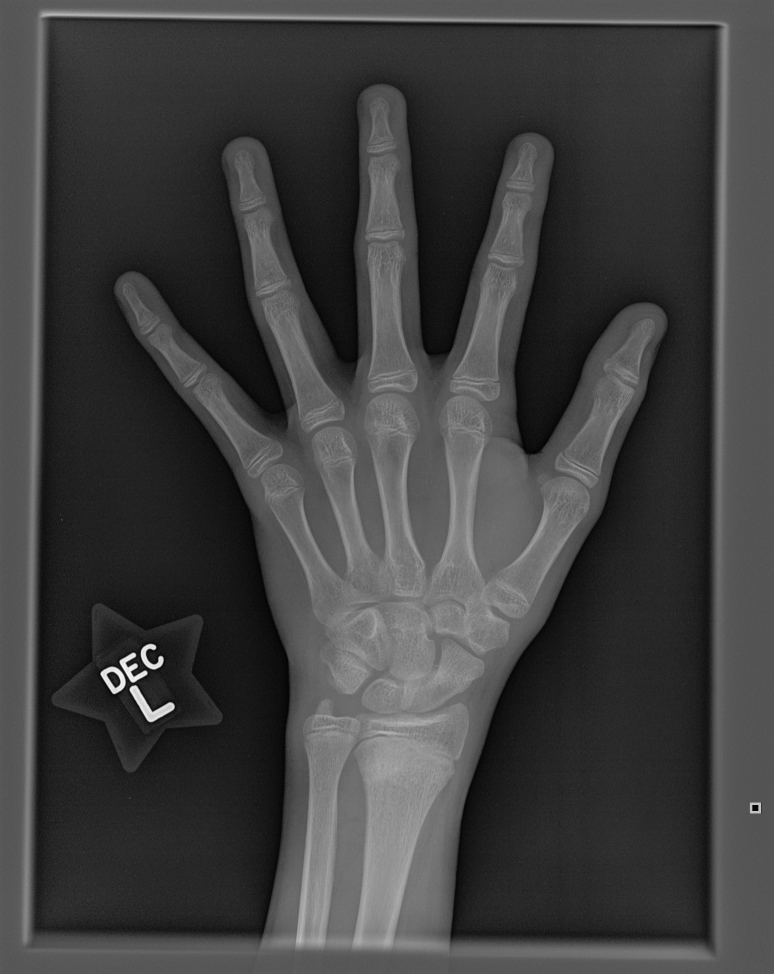
#> input picture samples/xray/contoh.png, 2320 x 2920 px (shown at 1/3 size)
$ python -i train_model.py   (imports and definitions only)
#> lines starting #> are read from the running program, lines starting #| are printed output that depends on the picture; after the words box and inside, x2 and y2 are one past the last pixel; in counts of white or black regions, pixels touching at a corner belong together
import os
import cv2
import numpy as np
import pandas as pd
from sklearn.preprocessing import PolynomialFeatures
from sklearn.linear_model import LinearRegression

CSV_PATH = "dataset_training/boneage_train.csv"
IMAGES_DIR = "dataset_training/images/images"

def extract_ratio(img_path):
    """Ekstraksi rasio tangguh menggunakan metode Otsu mandiri (Tanpa Canny)."""
#> called with img_path = 'samples/xray/contoh.png'
    image = cv2.imread(img_path, cv2.IMREAD_GRAYSCALE)
#> image is the input picture: shape (2920, 2320); min 0, max 255, mean 63.6
    if image is None: return None

    height, width = image.shape
#> height = 2920; width = 2320
    roi = image[int(height*0.48):int(height*0.83), int(width*0.22):int(width*0.78)]
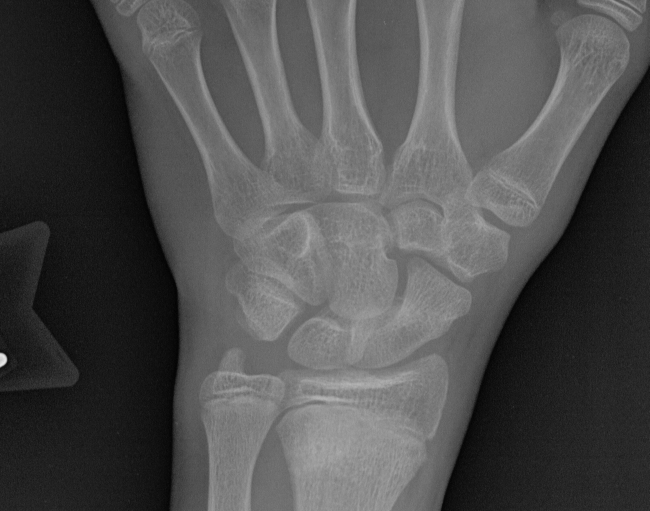
#> roi: shape (1022, 1299) (shown at 1/2 size); min 0, max 233, mean 78.4
    if roi.size == 0: return None

    # Preprocessing mandiri untuk citra X-ray RSUD
    enhanced = cv2.createCLAHE(clipLimit=2.0, tileGridSize=(8, 8)).apply(roi)
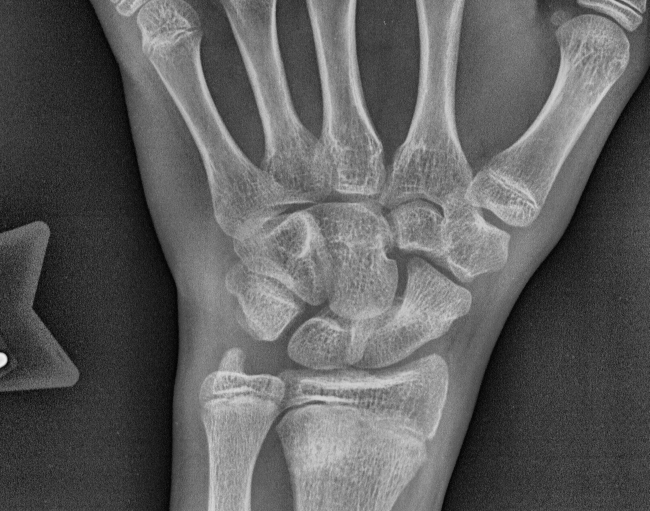
#> enhanced: shape (1022, 1299) (shown at 1/2 size); min 1, max 241, mean 94.2
    denoised = cv2.GaussianBlur(enhanced, (5, 5), 0)

    # Otsu Thresholding untuk memblok area tulang secara utuh
    _, mask = cv2.threshold(denoised, 0, 255, cv2.THRESH_BINARY + cv2.THRESH_OTSU)
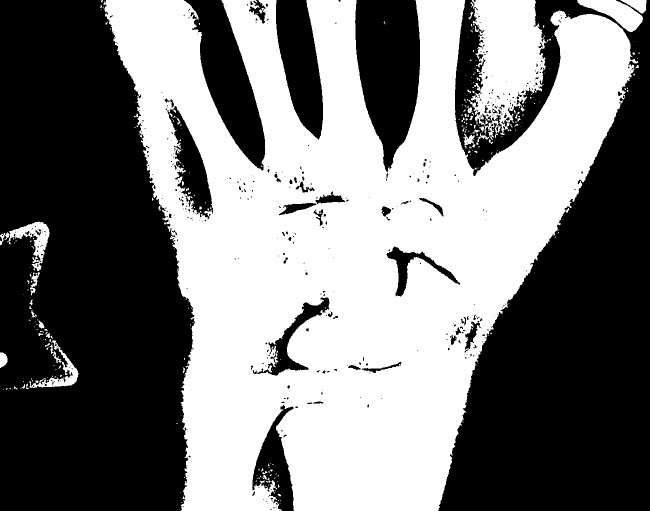
#> mask: shape (1022, 1299) (shown at 1/2 size); 48.6% white; 322 white regions (270 under 20 px), largest, box (x1, y1, x2, y2) and area: (207, 0, 1276, 1022) 603793, (934, 0, 1093, 280) 27394, (1154, 0, 1286, 64) 3822

    return float(cv2.countNonZero(mask) / mask.size)

def main():
    print("Mengekstrak fitur dengan Otsu mandiri (Loading...)...\n")
    df = pd.read_csv(CSV_PATH)

    X_data, y_data = [], []
    for index, row in df.head(12600).iterrows():
        img_path = os.path.join(IMAGES_DIR, f"{row['ID']}.png")
        if not os.path.exists(img_path): continue

        ratio = extract_ratio(img_path)
        if ratio is not None and 0.05 < ratio < 0.85: # Filter rasio ekstrem
            X_data.append([ratio])
            y_data.append(row['Boneage'])

    # Modeling - Kembalikan ke Polynomial Degree 2
    X = np.array(X_data)
    y = np.array(y_data)

    poly = PolynomialFeatures(degree=2)
    X_poly = poly.fit_transform(X)

    model = LinearRegression()
    model.fit(X_poly, y)

    print("--- HASIL TRAINING OTSU (DEGREE 2) ---")
    print(f"Intercept : {model.intercept_:.4f}")
    print(f"Coef 1    : {model.coef_[1]:.4f}")
    print(f"Coef 2    : {model.coef_[2]:.4f}")

# [2 lines not run here, left out]

>>> result = extract_ratio('samples/xray/contoh.png')
#> result = 0.486
